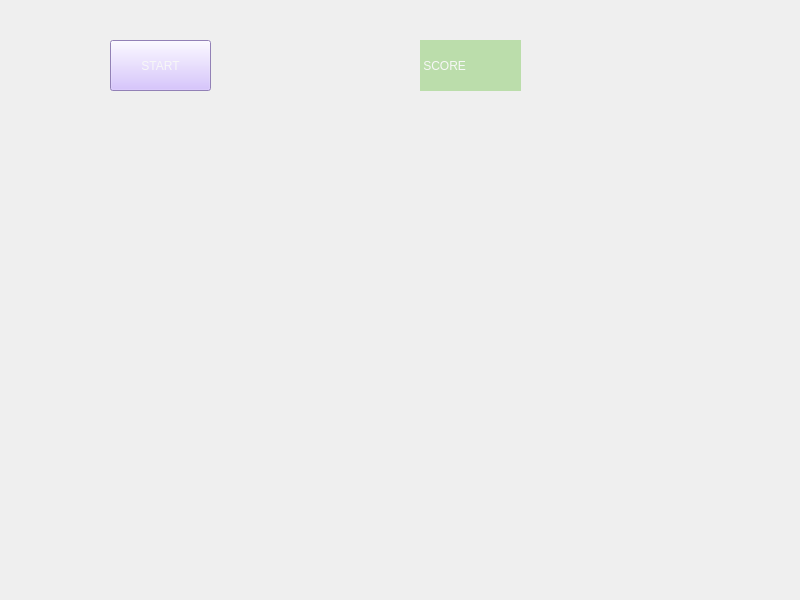
<?xml version="1.0" encoding="UTF-8"?>
<ui version="4.0">
 <class>Widget</class>
 <widget class="QWidget" name="Widget">
  <property name="geometry">
   <rect>
    <x>0</x>
    <y>0</y>
    <width>800</width>
    <height>600</height>
   </rect>
  </property>
  <property name="windowTitle">
   <string>Widget</string>
  </property>
  <widget class="QPushButton" name="pushButton">
   <property name="geometry">
    <rect>
     <x>110</x>
     <y>40</y>
     <width>101</width>
     <height>51</height>
    </rect>
   </property>
   <property name="styleSheet">
    <string notr="true">font: 75 12pt &quot;Comic Sans MS&quot;;
color: rgb(247, 247, 247);
background-color: rgb(204, 180, 255);
selection-color: rgb(204, 180, 255);</string>
   </property>
   <property name="text">
    <string>START</string>
   </property>
  </widget>
  <widget class="QLabel" name="label">
   <property name="geometry">
    <rect>
     <x>420</x>
     <y>40</y>
     <width>101</width>
     <height>51</height>
    </rect>
   </property>
   <property name="styleSheet">
    <string notr="true">font: 75 12pt &quot;Comic Sans MS&quot;;
color: rgb(247, 247, 247);
background-color: rgb(187, 221, 171);
selection-background-color: rgb(187, 221, 171);</string>
   </property>
   <property name="text">
    <string> SCORE</string>
   </property>
  </widget>
 </widget>
 <resources/>
 <connections/>
</ui>
